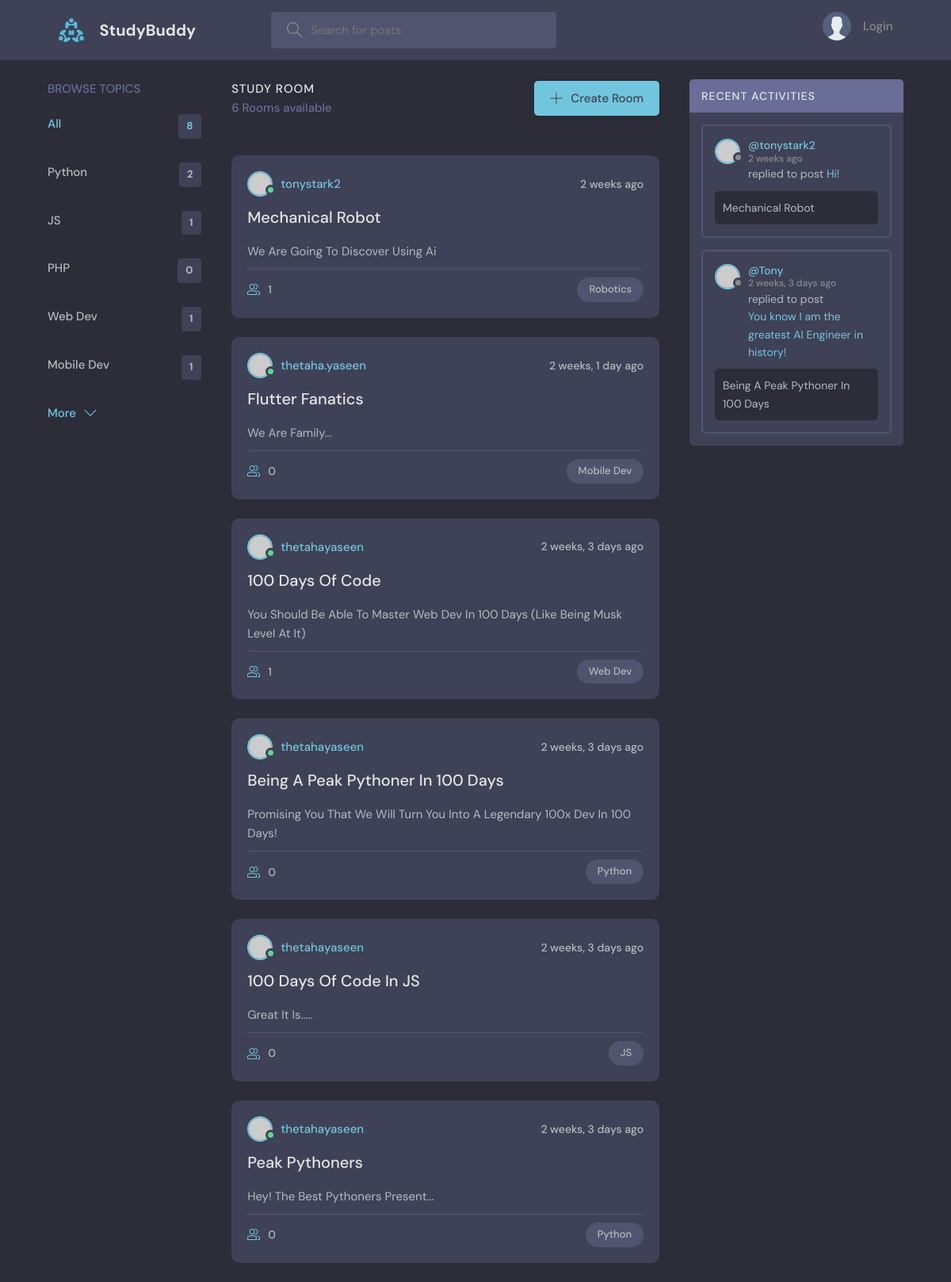
The page / on the database its author committed.
### base/models.py (models this page shows)
class Topic(models.Model):
    name = models.CharField(max_length=200)
    def __str__(self):
        return str(self.name)

class Room(models.Model):
    host = models.ForeignKey(User, on_delete=models.SET_NULL, null = True)
    topic = models.ForeignKey(Topic, on_delete=models.SET_NULL, null = True)
    name = models.CharField(max_length=200)
    description = models.TextField(null=True, blank=True)
    participants = models.ManyToManyField(User, related_name="participants", blank=True)
    updated = models.DateTimeField(auto_now=True)
    created = models.DateTimeField(auto_now_add=True)
    def __str__(self):
        return str(self.name)
    class Meta:
        ordering = ["-updated", "-created"]

class Message(models.Model):
    user = models.ForeignKey(User, on_delete=models.CASCADE)
    room = models.ForeignKey(Room, on_delete=models.CASCADE)
    body = models.TextField()
    updated = models.DateTimeField(auto_now=True)
    created = models.DateTimeField(auto_now_add=True)
    class Meta:
        ordering = ["-updated", "-created"]
    def __str__(self):
        return str(self.body)[0:50]

### base/views.py (the view)
# urls.py: 2. Add a URL to urlpatterns:  path('', views.home, name='home')
def home(request):
    search = request.GET.get("search") if request.GET.get("search") else ""
    rooms = Room.objects.filter(
        Q(topic__name__icontains=search) |
        Q(name__icontains=search) |
        Q(description__icontains=search)
    )
    activity_feed = Message.objects.filter(
            Q(room__name__icontains=search)
    )
    rooms_count = rooms.count()
    topics = Topic.objects.all()
    all_topics_count = topics.count()
    context = {"rooms" : rooms, "topics": topics[0:5], "rooms_count": rooms_count, "activity_feed": activity_feed, "search": search, "all_topics_count": all_topics_count}
    return render(request,  "base/home.html", context)

### base/templates/base/home.html (shortened to what this page needs)
{% extends "mainlayout.html" %}
{% block content %}
    <main class="layout layout--3">
      <div class="container">
        {% include "base/topic_component.html" %}
        <div class="roomList">
          <div class="roomList__header">
            <div>
              <h2>Study Room</h2>
              <p>{{rooms_count}} Rooms available</p>
            </div>
            <a class="btn btn--main" href="{% url 'create-room' %}">
              <svg version="1.1" xmlns="http://www.w3.org/2000/svg" width="32" height="32" viewBox="0 0 32 32">
                <title>add</title>
                <path
                  d="M16.943 0.943h-1.885v14.115h-14.115v1.885h14.115v14.115h1.885v-14.115h14.115v-1.885h-14.115v-14.115z"
                ></path>
              </svg>
              Create Room
            </a>
          </div>
          {% include "base/rooms_component.html" %}
        </div>
        {% include "base/activity_component.html" %}
      </div>
    </main>
    {% endblock content %}

### base/templates/base/topic_component.html
<div class="topics">
    <div class="topics__header">
      <h2>Browse Topics</h2>
    </div>
    <ul class="topics__list">
    <li>
        <a href="{% url 'home' %}" class="{% if search == '' %} active {% endif %}">All <span>
          {% if all_topics_count %}
          {{all_topics_count}}
          {% else %}
          {{topics.count}}
          {% endif %}
        </span></a>
    </li>
    {% for topic in topics %}
        <li>
            <a href="{% url 'home' %}?search={{topic.name}}" class="{% if search == topic.name %} active {% endif %}"> {{topic.name}} <span>{{topic.room_set.all.count}}</span></a>
        </li>
    {% endfor %}
    </ul>
    <a class="btn btn--link" href="{% url 'topics' %}">
      More
      <svg version="1.1" xmlns="http://www.w3.org/2000/svg" width="32" height="32" viewBox="0 0 32 32">
        <title>chevron-down</title>
        <path d="M16 21l-13-13h-3l16 16 16-16h-3l-13 13z"></path>
      </svg>
    </a>
  </div>

### base/templates/base/rooms_component.html (shortened to what this page needs)
<div class="grid grid-cols-1 md:grid-cols-2 lg:grid-cols-3 gap-4">
    <div class="bg-white border p-4 rounded-md shadow">
    </div>
</div>
{% for room in rooms %}
<div class="roomListRoom">
    <div class="roomListRoom__header">
      <a href="{% url 'user-profile' room.host.id %}" class="roomListRoom__author">
        <div class="avatar avatar--small active">
          <img src="https://randomuser.me/api/portraits/men/11.jpg" />
        </div>
        <span>{{room.host}}</span>
      </a>
      <div class="roomListRoom__actions">
        <span>{{room.created|timesince}} ago</span>
      </div>
    </div>
    <div class="roomListRoom__content">
      <a href="{% url 'room' room.id %}">{{room.name}}</a>
      <p>
        {{room.description}}
    </p>
    </div>
    <div class="roomListRoom__meta">
      <a class="roomListRoom__joined">
        {{room.participants.all.count}}
      </a>
      <p class="roomListRoom__topic">{{room.topic}}</p>
    </div>
  </div>
{% endfor %}

### base/templates/base/activity_component.html (shortened to what this page needs)
<div class="activities">
    <div class="activities__header">
      <h2>Recent Activities</h2>
    </div>
    {% for activity in activity_feed %}
    <div class="activities__box">
      <div class="activities__boxHeader roomListRoom__header">
        <a href="{% url 'user-profile' activity.user.id %}" class="roomListRoom__author">
          <div class="avatar avatar--small">
            <img src="https://randomuser.me/api/portraits/women/11.jpg" />
          </div>
          <p>
            @{{activity.user}}
            <span>{{activity.created|timesince}} ago</span>
          </p>
        </a>
      </div>
      <div class="activities__boxContent">
        <p>replied to post <a href="{% url 'room' activity.room.id %}">{{activity}}</a></p>
        <div class="activities__boxRoomContent">
            {{activity.room}}
        </div>
      </div>
    </div>
    {% endfor %}
</div>

### rows shown on the page
Topic: name "Python", room_set.all.count "2"
Topic: name "JS", room_set.all.count "1"
Topic: name "PHP", room_set.all.count "0"
Topic: name "Web Dev", room_set.all.count "1"
Topic: name "Mobile Dev", room_set.all.count "1"
Room: host "tonystark2", created "2 weeks", name "Mechanical Robot", description "We Are Going To Discover Using Ai", participants.all.count "1", topic "Robotics"
Room: host "thetaha.yaseen", created "2 weeks, 1 day", name "Flutter Fanatics", description "We Are Family...", participants.all.count "0", topic "Mobile Dev"
Room: host "thetahayaseen", created "2 weeks, 3 days", name "100 Days Of Code", description "You Should Be Able To Master Web Dev In 100 Days (Like Being Musk Level At It)", participants.all.count "1", topic "Web Dev"
Room: host "thetahayaseen", created "2 weeks, 3 days", name "Being A Peak Pythoner In 100 Days", description "Promising You That We Will Turn You Into A Legendary 100x Dev In 100 Days!", participants.all.count "0", topic "Python"
Room: host "thetahayaseen", created "2 weeks, 3 days", name "100 Days Of Code In JS", description "Great It Is.....", participants.all.count "0", topic "JS"
Room: host "thetahayaseen", created "2 weeks, 3 days", name "Peak Pythoners", description "Hey! The Best Pythoners Present...", participants.all.count "0", topic "Python"
Message: user "tonystark2", created "2 weeks", body "Hi!", room "Mechanical Robot"
Message: user "Tony", created "2 weeks, 3 days", body "You know I am the greatest AI Engineer in history!", room "Being A Peak Pythoner In 100 Days"

### other values the page prints
{{ all_topics_count }} "8"
{{ rooms_count }} "6"
